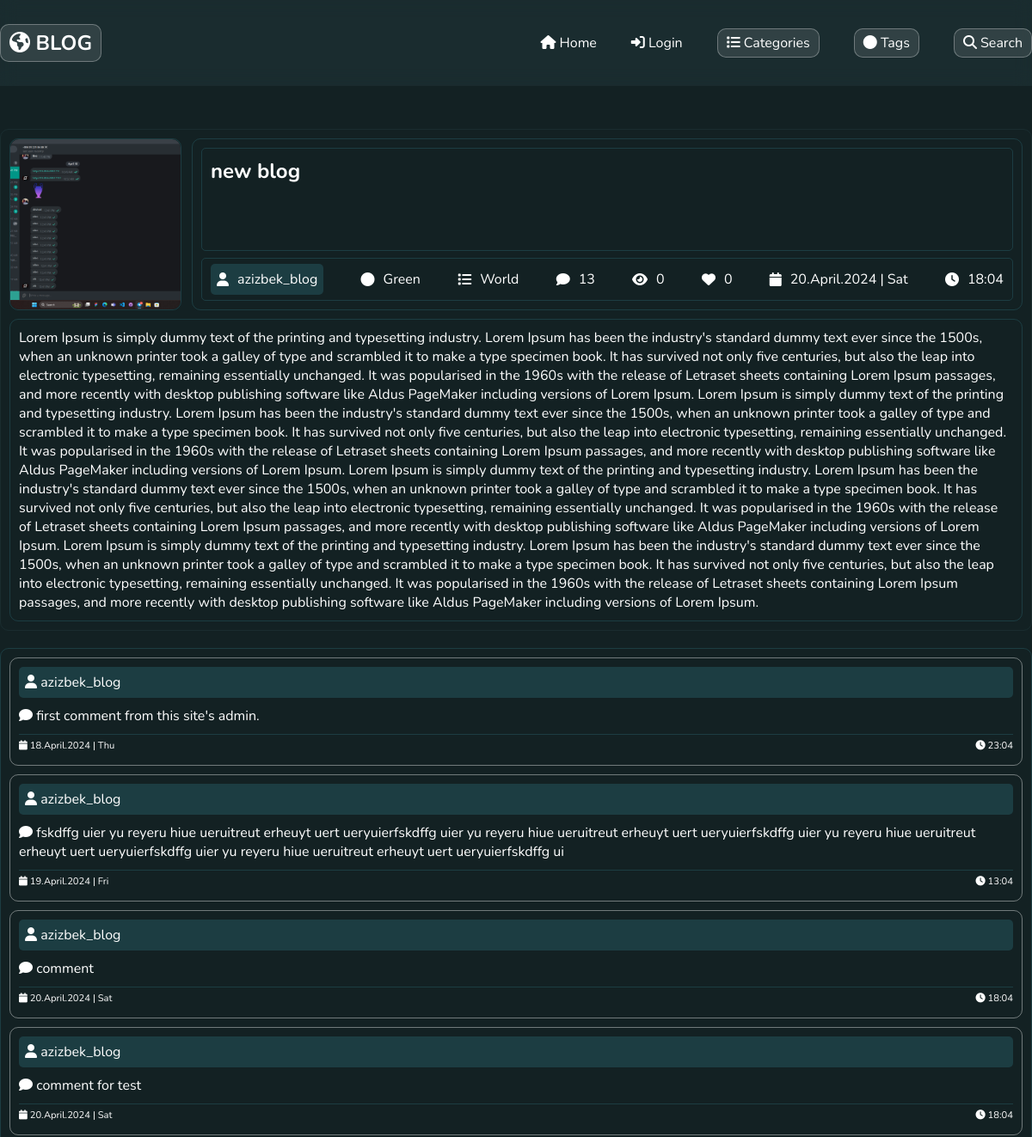
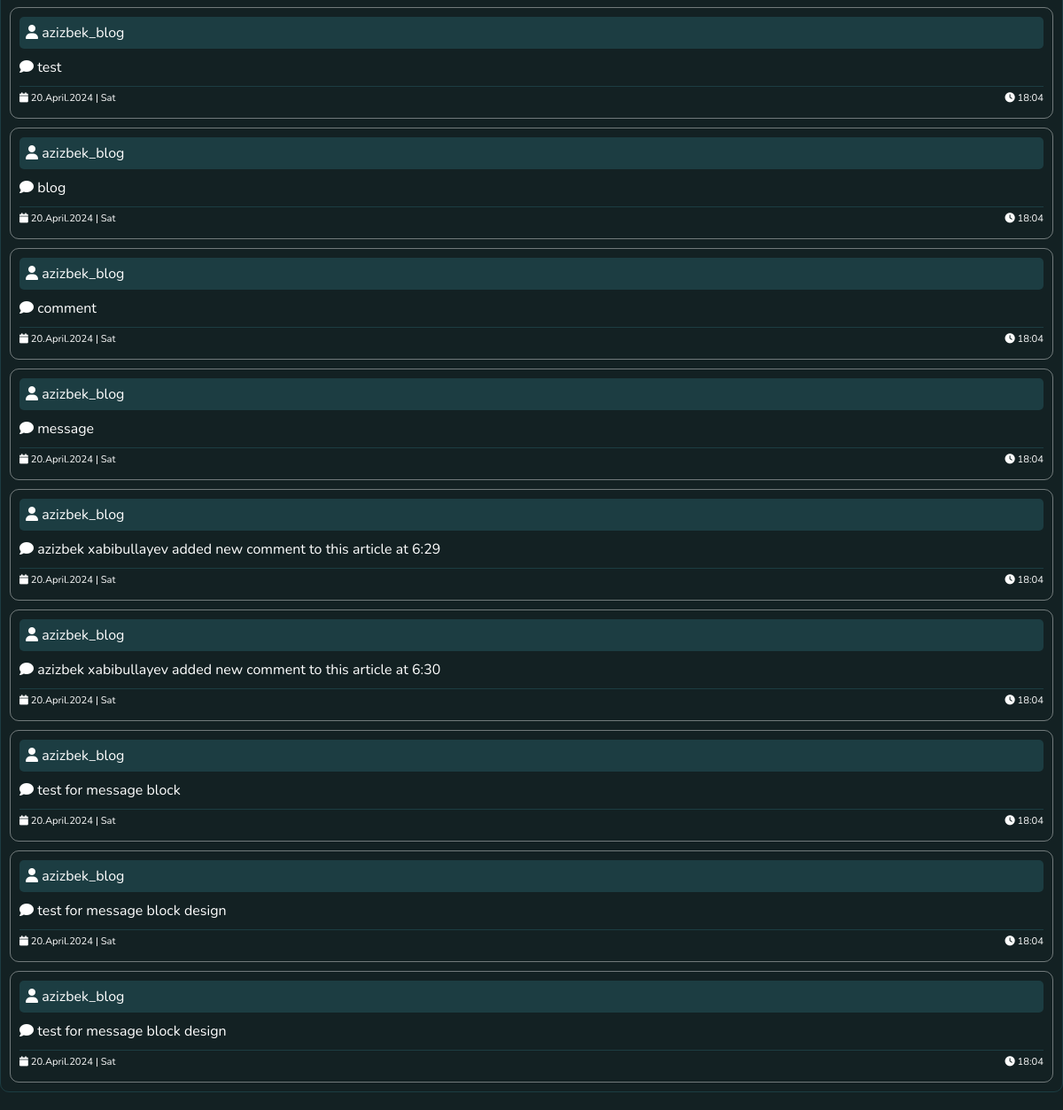
Page /details/43 on the earlier database version (2 pictures, top to bottom).
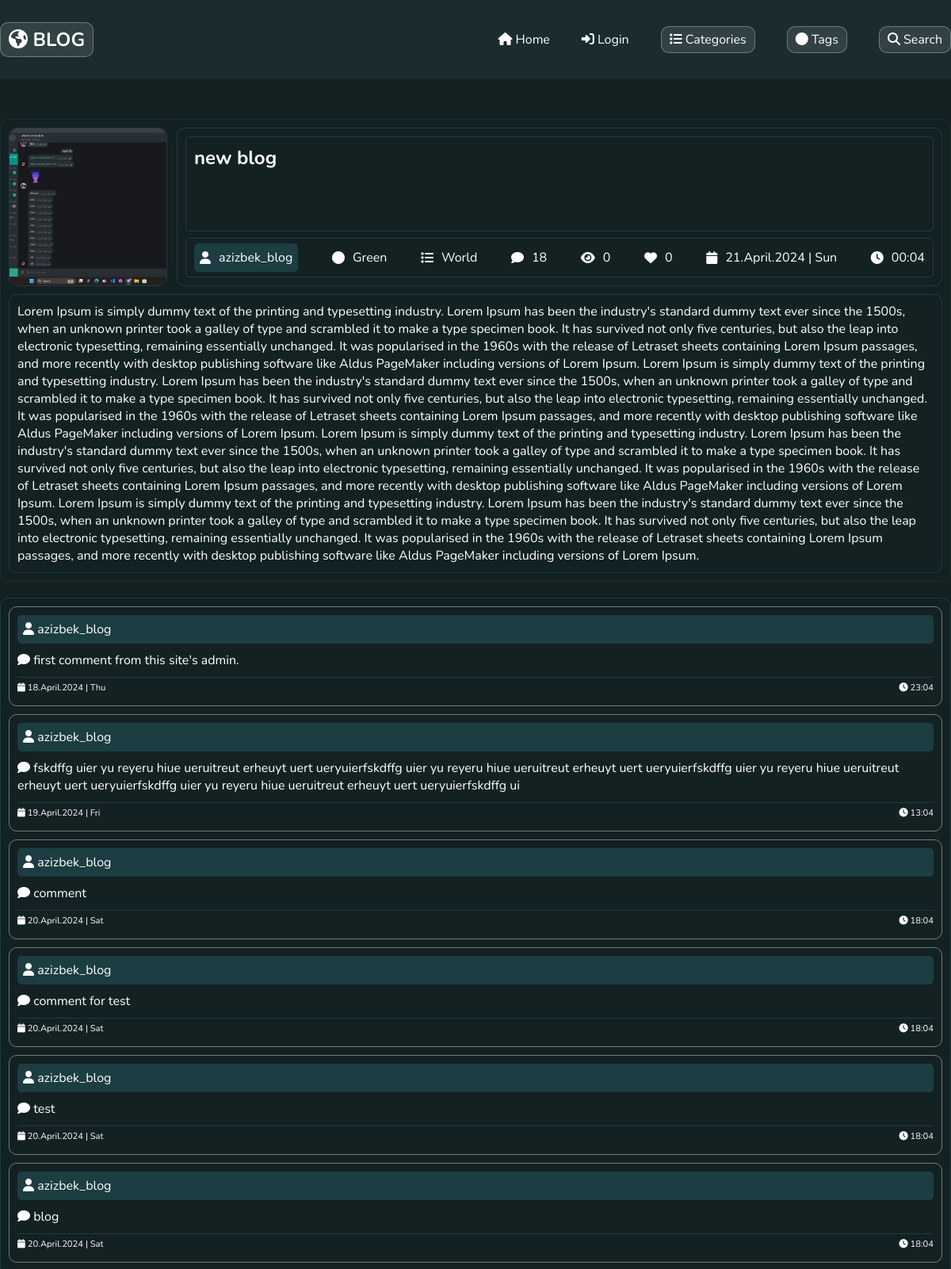
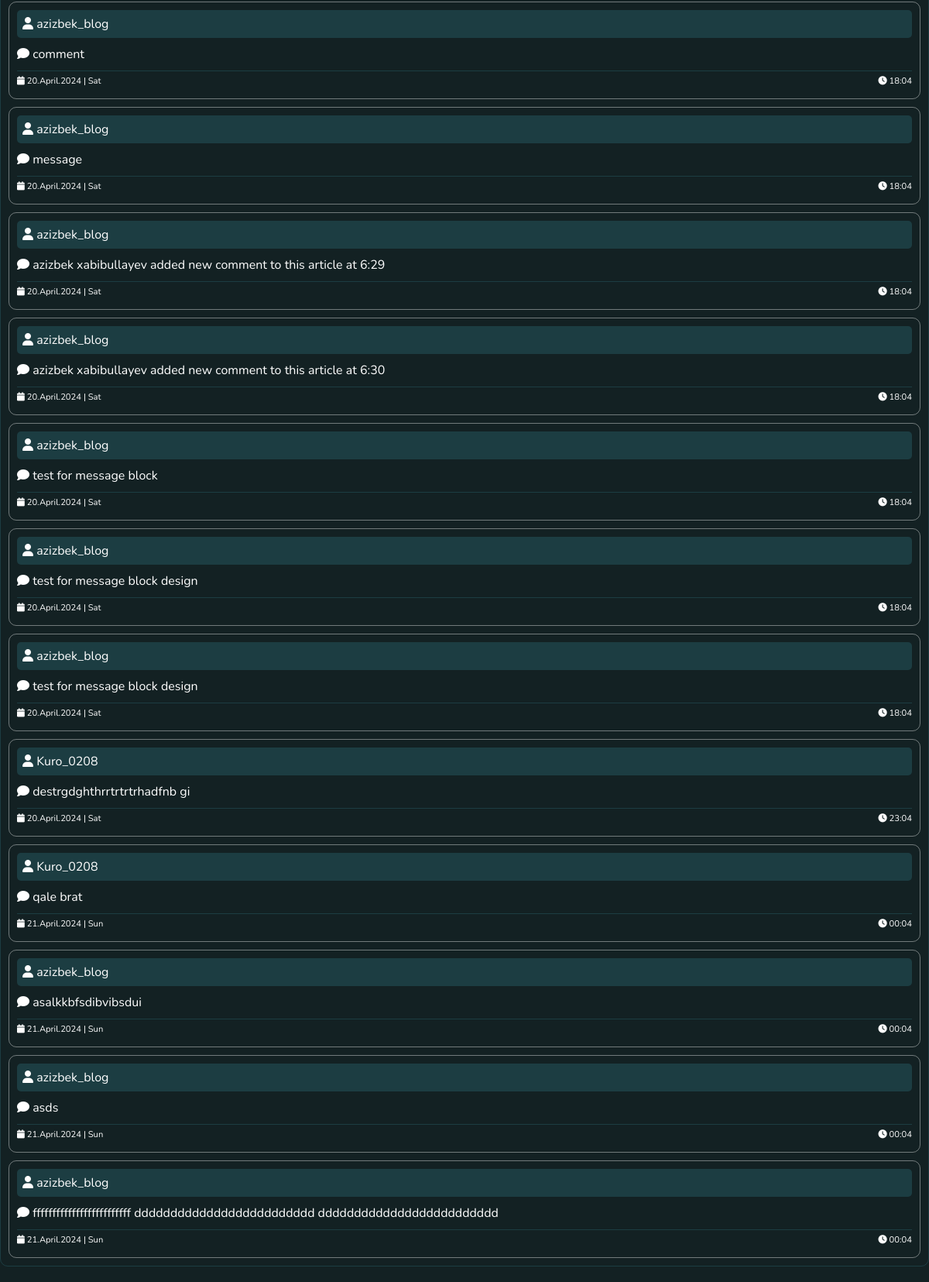
Same page on the later database version (2 pictures, top to bottom).
### main_app/models.py (models this page shows, shortened)
class Article(models.Model):
    title = models.CharField(max_length=100)
    content = models.TextField()
    date = models.DateField(auto_now_add=True)
    author = models.ForeignKey('auth.User', on_delete=models.CASCADE)
    image   = models.ImageField(blank=True , upload_to="blog/")
    updated = models.DateTimeField(auto_now=True)
    likes = models.IntegerField(default=0)
    comments = models.IntegerField(default=0)
    views = models.IntegerField(default=0)
    category = models.ForeignKey(Categories, on_delete=models.CASCADE)
    tag = models.ForeignKey(Tags, on_delete=models.CASCADE)

class Comment(models.Model):
    comment = models.TextField()
    date = models.DateTimeField(auto_now_add=True)
    author = models.ForeignKey('auth.User', on_delete=models.CASCADE)
    article = models.ForeignKey(Article, on_delete=models.CASCADE)

class Tags(models.Model):
    name = models.CharField(max_length=100)
    def __str__(self):
        return str(self.name)

class Categories(models.Model):
    name = models.CharField(max_length=100)
    def __str__(self):
        return str(self.name)

### main_app/views.py (the view)
# urls.py: path("details/<id>", views.details, name="details"),
def details(request, id):
    article = Article.objects.get(id=id)
    comments = Comment.objects.filter(article=article)
    data = {"article": article, "comments": comments}
    return render(request, "detail.html", context=data)

### templates/detail.html (shortened to what this page needs)
{% extends "wrapper.html" %}
{% block context_index %}
<div class="container">
    <div class="main_article_wrapper">
        <div class="image_title_wrapper">
            <div class="detail_article_image">
                <img src="{{ article.image.url }}" alt="">
            </div>
            <div class="detail_article_title">
                <div class="article_title_block">
                    <h2>
                        {{ article.title }}
                    </h2>
                </div>
                <div class="article_information_block">
                    <div class="article_author">
                        <i class="fa-solid fa-user"></i>
                        <p>{{ article.author }}</p>
                    </div>
                    <div>
                        <i class="fa-solid fa-circle"></i>
                        <p>{{ article.tag }}</p>
                    </div>
                    <div>
                        <i class="fa-solid fa-list"></i>
                        <p>{{ article.category }}</p>
                    </div>
                    <div>
                        <i class="fa-solid fa-comment"></i>
                        <p>{{ article.comments }}</p>
                    </div>
                    <div>
                        <i class="fa-solid fa-eye"></i>
                        <p>{{ article.views }}</p>
                    </div>
                    <div>
                        <i class="fa-solid fa-heart"></i>
                        <p>{{ article.likes }}</p>
                    </div>
                    <div>
                        <i class="fa-solid fa-calendar"></i>
                        <p>{{ article.updated | date:"d.N.Y | D"}}</p>
                    </div>
                    <div>
                        <i class="fa-solid fa-clock"></i>
                        <p>{{ article.updated | date:"H:m"}}</p>
                    </div>
                </div>
            </div>
        </div>
        <div class="main_content_block">
            {{ article.content }}
        </div>
    </div>
    {% if comments %}
    <div class="comment_wrapper">
        {% for i in comments %}
        <div class="comment">
            <div class="comment_author article_author">
                <i class="fa-solid fa-user"></i> {{ i.author }}
            </div>
            <div class="comment_body">
                <p>
                    <i class="fa-solid fa-comment"></i>
                    {{ i.comment }}
                </p>
            </div>
            <div class="comment_date">
                <p>
                    <i class="fa-solid fa-calendar"></i>
                    {{ i.date | date:"d.N.Y | D" }}
                </p>
                <p>
                    <i class="fa-solid fa-clock"></i>
                    {{ i.date | date:"H:m" }}
                </p>
            </div>
        </div>
        {% endfor %}
    </div>
    {% else %}
    <br>
    <center>
        <h3>>_< No comments yet</h3>
    </center>
    <br><br>
    {% endif %}
</div>
{% endblock context_index %}

Differences in the rows shown:
changed Article "new blog": comments "13" → "18"; updated|D "20.April.2024 | Sat" → "21.April.2024 | Sun"; updated "18:04" → "00:04"
added Comment: author "Kuro_0208", comment "destrgdghthrrtrtrtrhadfnb gi", date|D "20.April.2024 | Sat", date "23:04"
added Comment: author "Kuro_0208", comment "qale brat", date|D "21.April.2024 | Sun", date "00:04"
added Comment: author "azizbek_blog", comment "asalkkbfsdibvibsdui", date|D "21.April.2024 | Sun", date "00:04"
added Comment: author "azizbek_blog", comment "asds", date|D "21.April.2024 | Sun", date "00:04"
added Comment: author "azizbek_blog", comment "fffffffffffffffffffffffff ddddddddddddddddddddddddd ddddddddddddddddddddddddd", date|D "21.April.2024 | Sun", date "00:04"
